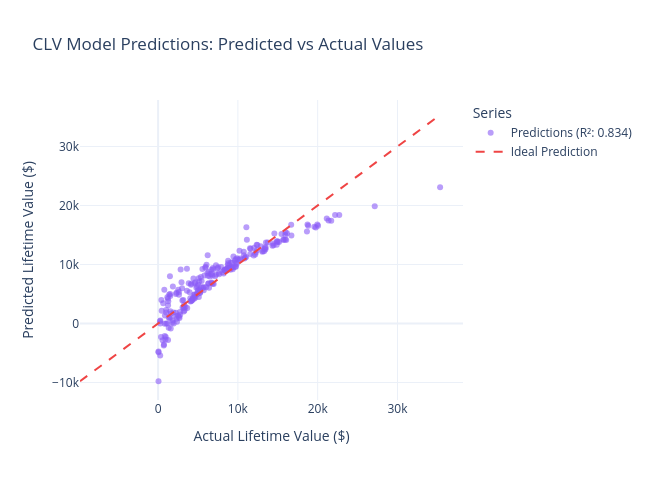

Notebook code for this chart:
### Markdown cell above
## Predictions Scatter Plot with Plotly

We plot actual CLV vs. predicted values for the test partition, adding a reference line marking perfect prediction.

### Code cell
# Convert numpy arrays to standard lists for json serialization compatibility
y_test_list = list(y_test)
y_pred_list = list(y_pred)

fig = go.Figure()

# Scatter of actual vs predicted
fig.add_trace(go.Scatter(
    x=y_test_list,
    y=y_pred_list,
    mode='markers',
    name=f'Predictions (R²: {r2:.3f})',
    marker=dict(color='#8B5CF6', opacity=0.6, size=6)
))

# Perfect alignment diagonal line
min_val = min(y_test.min(), y_pred.min())
max_val = max(y_test.max(), y_pred.max())
fig.add_trace(go.Scatter(
    x=[min_val, max_val],
    y=[min_val, max_val],
    mode='lines',
    name='Ideal Prediction',
    line=dict(color='#EF4444', dash='dash', width=2)
))

fig.update_layout(
    title='CLV Model Predictions: Predicted vs Actual Values',
    xaxis_title='Actual Lifetime Value ($)',
    yaxis_title='Predicted Lifetime Value ($)',
    legend_title='Series',
    template='plotly_white',
    width=650,
    height=480
)

fig.show()

### Figure 1 — Plotly figure (JSON) as saved in the notebook; plotly's stock layout.template omitted (floating-point values rounded to 4 significant figures; data arrays with more than 128 entries replaced by an {"elided": "..."} marker saying what was removed)
{"data": [{"marker": {"color": "#8B5CF6", "opacity": 0.6, "size": 6}, "mode": "markers", "name": "Predictions (R²: 0.834)", "x": {"elided": "240 float values"}, "y": {"elided": "240 float values"}, "type": "scatter"}, {"line": {"color": "#EF4444", "dash": "dash", "width": 2}, "mode": "lines", "name": "Ideal Prediction", "x": [-9787.0, 35340.0], "y": [-9787.0, 35340.0], "type": "scatter"}], "layout": {"title": {"text": "CLV Model Predictions: Predicted vs Actual Values"}, "xaxis": {"title": {"text": "Actual Lifetime Value ($)"}}, "yaxis": {"title": {"text": "Predicted Lifetime Value ($)"}}, "legend": {"title": {"text": "Series"}}, "width": 650, "height": 480}}
